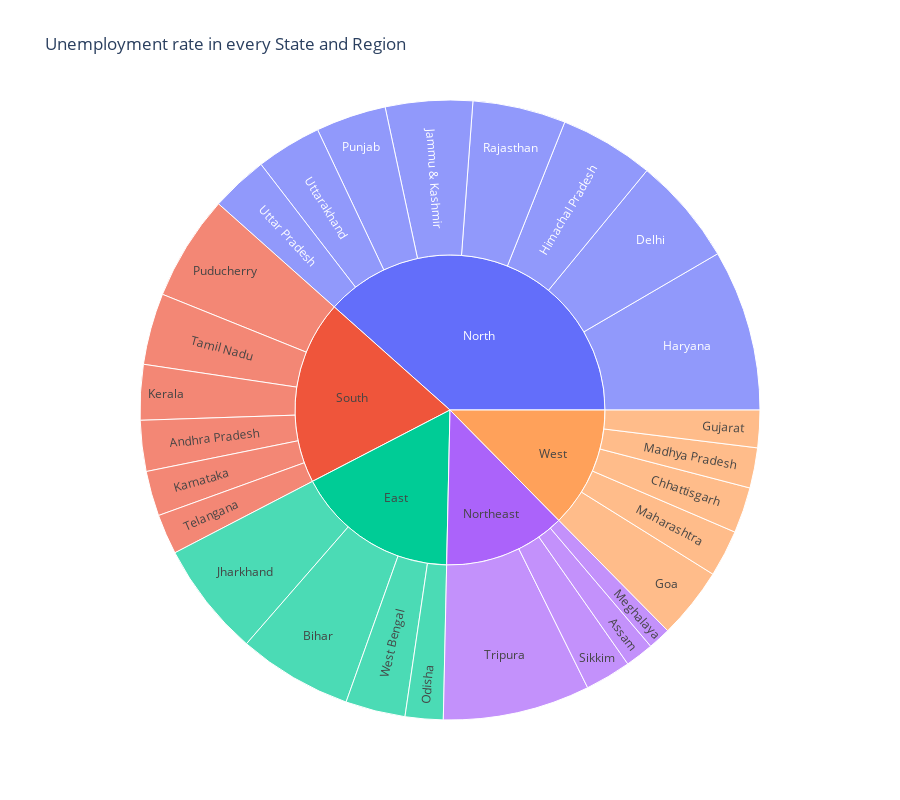

Here is the notebook cell this chart was saved with:
### Code cell
import plotly.express as px
UE = df[["States", "Region", "Estimated Unemployment Rate"]]

fig = px.sunburst(UE, path=['Region','States'], values='Estimated Unemployment Rate',
                  title= 'Unemployment rate in every State and Region', height=800)
fig.show()

### Figure 1 — Plotly figure (JSON) as saved in the notebook; plotly's stock layout.template omitted (floating-point values rounded to 4 significant figures)
{"data": [{"branchvalues": "total", "domain": {"x": [0, 1], "y": [0, 1]}, "hovertemplate": "labels=%{label}<br>Estimated Unemployment Rate=%{value}<br>parent=%{parent}<br>id=%{id}<extra></extra>", "ids": ["South/Andhra Pradesh", "Northeast/Assam", "East/Bihar", "West/Chhattisgarh", "North/Delhi", "West/Goa", "West/Gujarat", "North/Haryana", "North/Himachal Pradesh", "North/Jammu & Kashmir", "East/Jharkhand", "South/Karnataka", "South/Kerala", "West/Madhya Pradesh", "West/Maharashtra", "Northeast/Meghalaya", "East/Odisha", "South/Puducherry", "North/Punjab", "North/Rajasthan", "Northeast/Sikkim", "South/Tamil Nadu", "South/Telangana", "Northeast/Tripura", "North/Uttar Pradesh", "North/Uttarakhand", "East/West Bengal", "East", "North", "Northeast", "South", "West"], "labels": ["Andhra Pradesh", "Assam", "Bihar", "Chhattisgarh", "Delhi", "Goa", "Gujarat", "Haryana", "Himachal Pradesh", "Jammu & Kashmir", "Jharkhand", "Karnataka", "Kerala", "Madhya Pradesh", "Maharashtra", "Meghalaya", "Odisha", "Puducherry", "Punjab", "Rajasthan", "Sikkim", "Tamil Nadu", "Telangana", "Tripura", "Uttar Pradesh", "Uttarakhand", "West Bengal", "East", "North", "Northeast", "South", "West"], "name": "", "parents": ["South", "Northeast", "East", "West", "North", "West", "West", "North", "North", "North", "East", "South", "South", "West", "West", "Northeast", "East", "South", "North", "North", "Northeast", "South", "South", "Northeast", "North", "North", "East", "", "", "", "", ""], "type": "sunburst", "values": [86.64, 48.56, 194.7, 78.19, 184.1, 121.7, 63.76, 274.8, 160.7, 148.3, 195.4, 76.68, 94.34, 68.54, 79.79, 38.66, 64.62, 179.4, 119.8, 158.7, 78.34, 121.9, 68.33, 250.6, 97.37, 111.6, 101.9, 556.6, 1255.0, 416.1, 627.3, 411.9]}], "layout": {"height": 800, "legend": {"tracegroupgap": 0}, "title": {"text": "Unemployment rate in every State and Region"}}}
